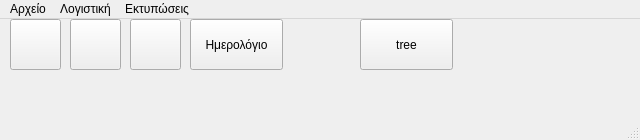
<?xml version="1.0" encoding="UTF-8"?>
<ui version="4.0">
 <class>MainWindow</class>
 <widget class="QMainWindow" name="MainWindow">
  <property name="geometry">
   <rect>
    <x>0</x>
    <y>0</y>
    <width>640</width>
    <height>140</height>
   </rect>
  </property>
  <property name="windowTitle">
   <string>Λογιστική 2012</string>
  </property>
  <property name="windowIcon">
   <iconset resource="resources.qrc">
    <normaloff>:/euro</normaloff>:/euro</iconset>
  </property>
  <widget class="QWidget" name="centralwidget">
   <widget class="QPushButton" name="bOpenIsozygio">
    <property name="geometry">
     <rect>
      <x>10</x>
      <y>0</y>
      <width>51</width>
      <height>51</height>
     </rect>
    </property>
    <property name="toolTip">
     <string>Ισοζύγιο Λογαριασμών</string>
    </property>
    <property name="autoFillBackground">
     <bool>false</bool>
    </property>
    <property name="text">
     <string/>
    </property>
    <property name="icon">
     <iconset resource="resources.qrc">
      <normaloff>:/balance</normaloff>:/balance</iconset>
    </property>
    <property name="iconSize">
     <size>
      <width>30</width>
      <height>30</height>
     </size>
    </property>
    <property name="default">
     <bool>false</bool>
    </property>
    <property name="flat">
     <bool>false</bool>
    </property>
   </widget>
   <widget class="QPushButton" name="bInsertTransaction">
    <property name="geometry">
     <rect>
      <x>70</x>
      <y>0</y>
      <width>51</width>
      <height>51</height>
     </rect>
    </property>
    <property name="toolTip">
     <string>Προσθήκη Νέας Εγγραφής</string>
    </property>
    <property name="text">
     <string/>
    </property>
    <property name="icon">
     <iconset resource="resources.qrc">
      <normaloff>:/add</normaloff>:/add</iconset>
    </property>
    <property name="iconSize">
     <size>
      <width>30</width>
      <height>30</height>
     </size>
    </property>
    <property name="flat">
     <bool>false</bool>
    </property>
   </widget>
   <widget class="QPushButton" name="bifsprint">
    <property name="geometry">
     <rect>
      <x>130</x>
      <y>0</y>
      <width>51</width>
      <height>51</height>
     </rect>
    </property>
    <property name="toolTip">
     <string>Εκτύπωση Ημερήσιου Φύλλου Συναλλαγών</string>
    </property>
    <property name="text">
     <string/>
    </property>
    <property name="icon">
     <iconset resource="resources.qrc">
      <normaloff>:/print</normaloff>:/print</iconset>
    </property>
    <property name="iconSize">
     <size>
      <width>30</width>
      <height>30</height>
     </size>
    </property>
    <property name="autoDefault">
     <bool>false</bool>
    </property>
    <property name="default">
     <bool>false</bool>
    </property>
    <property name="flat">
     <bool>false</bool>
    </property>
   </widget>
   <widget class="QPushButton" name="bOpenImerologio">
    <property name="geometry">
     <rect>
      <x>190</x>
      <y>0</y>
      <width>93</width>
      <height>51</height>
     </rect>
    </property>
    <property name="text">
     <string>Ημερολόγιο</string>
    </property>
   </widget>
   <widget class="QPushButton" name="btree">
    <property name="geometry">
     <rect>
      <x>360</x>
      <y>0</y>
      <width>93</width>
      <height>51</height>
     </rect>
    </property>
    <property name="text">
     <string>tree</string>
    </property>
   </widget>
  </widget>
  <widget class="QMenuBar" name="menubar">
   <property name="geometry">
    <rect>
     <x>0</x>
     <y>0</y>
     <width>640</width>
     <height>26</height>
    </rect>
   </property>
   <widget class="QMenu" name="menu">
    <property name="title">
     <string>Αρχείο</string>
    </property>
    <addaction name="action_new"/>
    <addaction name="action_open"/>
    <addaction name="action_exit"/>
   </widget>
   <widget class="QMenu" name="menu_2">
    <property name="title">
     <string>Λογιστική</string>
    </property>
    <addaction name="separator"/>
    <addaction name="action_isozygio"/>
    <addaction name="action_eggrafi"/>
   </widget>
   <widget class="QMenu" name="menu_3">
    <property name="title">
     <string>Εκτυπώσεις</string>
    </property>
    <addaction name="action_ifsPrint"/>
   </widget>
   <addaction name="menu"/>
   <addaction name="menu_2"/>
   <addaction name="menu_3"/>
  </widget>
  <widget class="QStatusBar" name="statusbar"/>
  <action name="action_new">
   <property name="text">
    <string>Νέο</string>
   </property>
   <property name="toolTip">
    <string>Δημιουργία Νέας Βάσης Δεδομένων</string>
   </property>
  </action>
  <action name="action_open">
   <property name="icon">
    <iconset resource="resources.qrc">
     <normaloff>:/fileopen</normaloff>:/fileopen</iconset>
   </property>
   <property name="text">
    <string>Άνοιγμα</string>
   </property>
   <property name="toolTip">
    <string>Άνοιγμα υπάρχουσας Βάσης Δεδομένων</string>
   </property>
  </action>
  <action name="action_exit">
   <property name="icon">
    <iconset resource="resources.qrc">
     <normaloff>:/filequit</normaloff>:/filequit</iconset>
   </property>
   <property name="text">
    <string>Έξοδος</string>
   </property>
   <property name="toolTip">
    <string>Έξοδος από την εφαρμογή</string>
   </property>
  </action>
  <action name="action_isozygio">
   <property name="icon">
    <iconset resource="resources.qrc">
     <normaloff>:/balance</normaloff>:/balance</iconset>
   </property>
   <property name="text">
    <string>Ισοζύγιο</string>
   </property>
  </action>
  <action name="action_eggrafi">
   <property name="icon">
    <iconset resource="resources.qrc">
     <normaloff>:/add</normaloff>:/add</iconset>
   </property>
   <property name="text">
    <string>Νέα εγγραφή</string>
   </property>
  </action>
  <action name="action_ifsPrint">
   <property name="text">
    <string>Ημερήσιο Φύλλο Συναλλαγών</string>
   </property>
  </action>
 </widget>
 <resources>
  <include location="resources.qrc"/>
 </resources>
 <connections/>
</ui>
